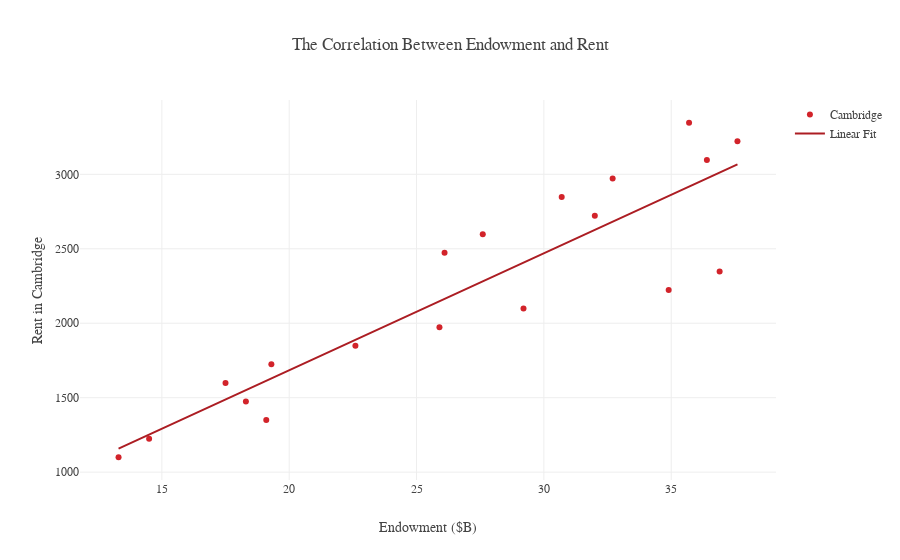

This figure's notebook cell:
### Code cell
endow_rent = grapher(x, y, "Cambridge", "The Correlation Between Endowment and Rent", "Rent in Cambridge", "Endowment ($B)", "endow_rent")
causal_endow_rent = X.zplot(x='x', y='y', z=['z1', 'z2'], z_types={'z1': 'c', 'z2': 'c'}, kind='line', title='The Controlled Correlation Between Endowment and Rent')
causal_endow_rent.set(xlabel="Endowment ($)", ylabel="Rent in Cambridge ($)")
fig = causal_endow_rent.get_figure()
ax = plt.gca()
ax.set_frame_on(False)
ax.get_yaxis().set_visible(False)
ax.legend_.remove()
fig.savefig('images/rent_endow.svg', format='svg', dpi=1200, bbox_inches='tight')

### Figure 1 — Plotly figure (JSON) as saved in the notebook; plotly's stock layout.template omitted (floating-point values rounded to 4 significant figures)
{"data": [{"marker": {"color": "#D2232A"}, "mode": "markers", "name": "Cambridge", "type": "scatter", "uid": "520525", "x": [13.3, 14.5, 19.1, 18.3, 17.5, 19.3, 22.6, 25.9, 29.2, 34.9, 36.9, 26.1, 27.6, 32, 30.7, 32.7, 36.4, 37.6, 35.7], "y": [1100, 1225.0, 1350.0, 1474.0, 1599.0, 1724, 1849.0, 1974.0, 2098.0, 2223.0, 2348, 2473.0, 2598.0, 2722.0, 2847.0, 2972, 3097.0, 3222.0, 3346.0]}, {"marker": {"color": "#AC1D23"}, "mode": "lines", "name": "Linear Fit", "type": "scatter", "uid": "9f7292", "x": [13.3, 14.5, 19.1, 18.3, 17.5, 19.3, 22.6, 25.9, 29.2, 34.9, 36.9, 26.1, 27.6, 32, 30.7, 32.7, 36.4, 37.6, 35.7], "y": [1158.0, 1252.0, 1614.0, 1551.0, 1488.0, 1629.0, 1889.0, 2148.0, 2407.0, 2855.0, 3012.0, 2164.0, 2281.0, 2627.0, 2525.0, 2682.0, 2973.0, 3067.0, 2918.0]}], "layout": {"autosize": true, "font": {"family": "Gotham", "size": 12}, "title": "The Correlation Between Endowment and Rent", "xaxis": {"autorange": true, "range": [11.8, 39.1], "title": "Endowment ($B)", "type": "linear"}, "yaxis": {"autorange": true, "range": [935.5, 3511.0], "title": "Rent in Cambridge", "type": "linear"}}}
